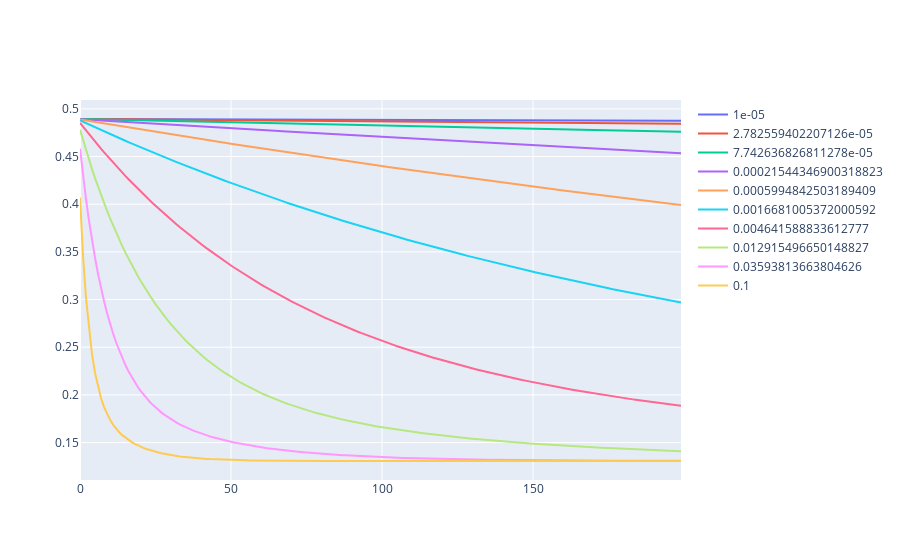

Notebook cell for this chart:
### Code cell
data=[]
for i in cost.columns.values:
    line=go.Scatter(y=cost[i].tolist(),mode='lines',name=str(i))
    data.append(line)
    
py.offline.iplot(data)

### Figure 1 — Plotly figure (JSON) as saved in the notebook; plotly's stock layout.template omitted (floating-point values rounded to 4 significant figures; data arrays with more than 128 entries replaced by an {"elided": "..."} marker saying what was removed)
{"data": [{"mode": "lines", "name": "1e-05", "type": "scatter", "y": {"elided": "200 float values"}}, {"mode": "lines", "name": "2.782559402207126e-05", "type": "scatter", "y": {"elided": "200 float values"}}, {"mode": "lines", "name": "7.742636826811278e-05", "type": "scatter", "y": {"elided": "200 float values"}}, {"mode": "lines", "name": "0.00021544346900318823", "type": "scatter", "y": {"elided": "200 float values"}}, {"mode": "lines", "name": "0.0005994842503189409", "type": "scatter", "y": {"elided": "200 float values"}}, {"mode": "lines", "name": "0.0016681005372000592", "type": "scatter", "y": {"elided": "200 float values"}}, {"mode": "lines", "name": "0.004641588833612777", "type": "scatter", "y": {"elided": "200 float values"}}, {"mode": "lines", "name": "0.012915496650148827", "type": "scatter", "y": {"elided": "200 float values"}}, {"mode": "lines", "name": "0.03593813663804626", "type": "scatter", "y": {"elided": "200 float values"}}, {"mode": "lines", "name": "0.1", "type": "scatter", "y": {"elided": "200 float values"}}], "layout": {}}
